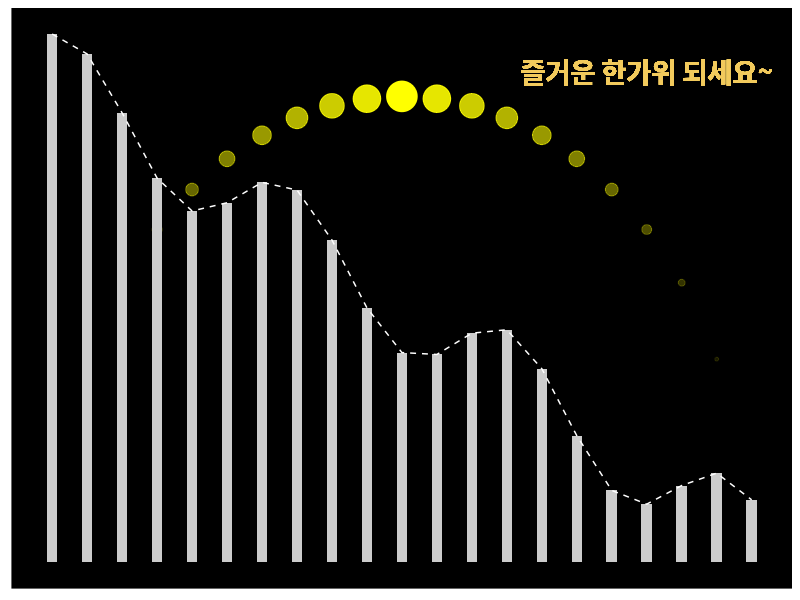

This chart was generated by the following R code:
library(dplyr)
library(data.table)
library(ggplot2)

r <- 10
x <- -r:r

data <- data.frame(x=x, y=sqrt(r^2-(x)^2))

data %>%
  ggplot(aes(x=x, y=y)) +
  geom_point(alpha=1-abs(x)/max(x), size=10-abs(x), colour='yellow') +
  geom_bar(
    aes(y=rev(abs(cos(x) - 0.5*(1:length(x))))), 
    stat='identity', 
    fill='gray80', 
    width=0.3) +
  geom_line(stat='identity', y=rev(abs(cos(x) - 0.5*(1:length(x)))), colour='white', linetype='dashed') +
  theme(
    legend.position = 'none',
    panel.background = element_rect(fill='black'),
    panel.grid = element_blank(),
    axis.text = element_blank(),
    axis.title = element_blank(),
    axis.ticks = element_blank(),
    title = element_text(size=20, face='bold')) +
  geom_text(x=7, y=10.5, label='즐거운 한가위 되세요~', colour='#f2ca5c', fontface='bold', size=7)